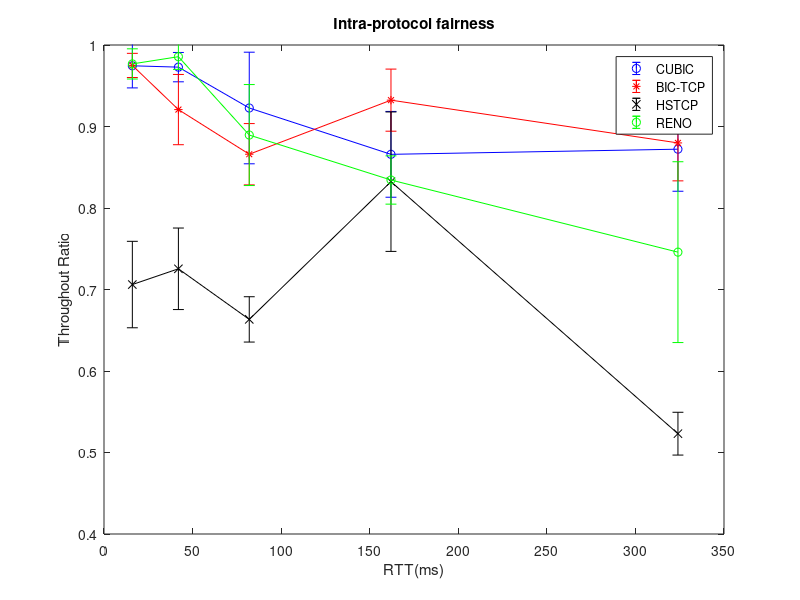
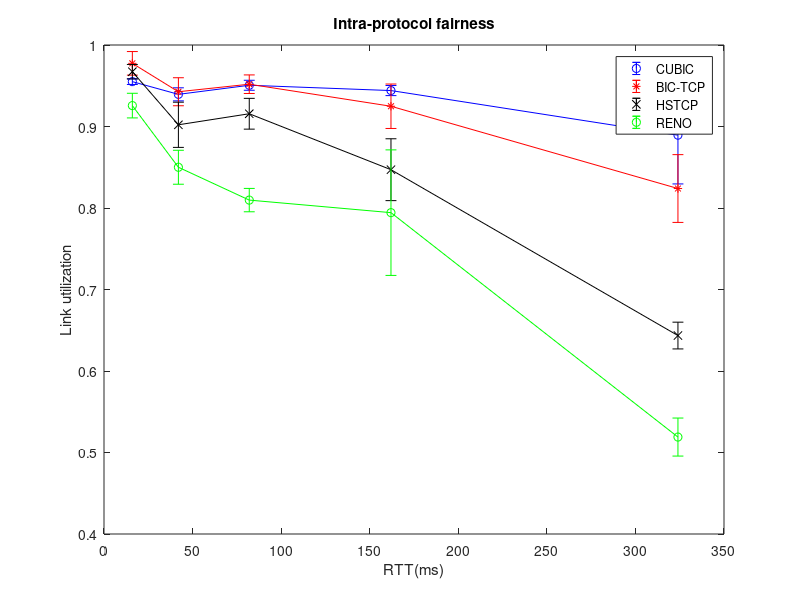

Here is the MATLAB script that generated these plots, in order:
clc;
close all;
num =5 % reprat 5 times for every experiment
bw = 400; % bottleneck bandwidth is 400Mbps
rtt = [16 42 82 162 324]; % RTT value

% FOr CUBIC protocol, the bandwidth for two high-speed flows and background
% traffic, the unit of bandwidth is Mbps
cubic_hs1_16 = [161 161 156 156 162];% RTT is 16ms, the bandwidth of high-speed flow 1
cubic_hs2_16 = [163 162 166 164 162];% RTT is 16ms, the bandwidth of high-speed flow 2
cubic_bg1_16 = [40.1 40.4 40.6 41.7 41.1];% RTT is 16ms, the bandwidth of background flows
cubic_bg2_16 = [19.1 18.2 18.9 18.5 18.5]; % RTT is 16ms, the bandwidth of background flows

cubic_hs1_42 = [156 156 155 159 156]; %RTT is 42ms
cubic_hs2_42 = [160 157 164 162 161];
cubic_bg1_42 = [39.7 40.6 40.5 39.6 40.8];
cubic_bg2_42 = [18.9 17.4 18.2 18.8 18.4];

cubic_hs1_82 = [143 159 151 157 161];%RTT is 82ms
cubic_hs2_82 = [175 165 168 167 162];
cubic_bg1_82 = [41 40 40.4 39.8 39.3];
cubic_bg2_82 = [18.6 19 18.5 18.4 18.2];

cubic_hs1_162 = [142 151 142 148 151];% RTT is 162ms
cubic_hs2_162 = [174 167 177 166 165];
cubic_bg1_162 = [41.8 43.2 42.5 41.6 41.9];
cubic_bg2_162 = [18.8 18.6 19 18.9 18.9];

cubic_hs1_324 = [155 123 127 130.5 134]; % RTT is 324ms
cubic_hs2_324 = [174 149 148 137 160.7];
cubic_bg1_324 = [41.6 52.9 51.4 42.6 54.1];
cubic_bg2_324 = [19.8 19.3 19.8 19.2 19.8];

cubic_ratio_16 = cubic_hs1_16 ./cubic_hs2_16; % Throughput ratio is the bandwidth ratio between two high-speed flows
cubic_used_16 = cubic_hs1_16 + cubic_hs2_16 + cubic_bg1_16 + cubic_bg2_16  %used bandwidth is the sum of all flows
cubic_util_16 = cubic_used_16 ./ bw; % link utilization is the ratio between used bandwidth and bottleneck bandwidth

cubic_ratio_42 = cubic_hs1_42 ./cubic_hs2_42;
cubic_used_42 = cubic_hs1_42 + cubic_hs2_42 + cubic_bg1_42 + cubic_bg2_42;
cubic_util_42 = cubic_used_42 ./ bw;

cubic_ratio_82 = cubic_hs1_82 ./cubic_hs2_82;
cubic_used_82 = cubic_hs1_82 + cubic_hs2_82 + cubic_bg1_82 + cubic_bg2_82;
cubic_util_82 = cubic_used_82 ./ bw;

cubic_ratio_162 = cubic_hs1_162 ./cubic_hs2_162;
cubic_used_162 = cubic_hs1_162 + cubic_hs2_162 + cubic_bg1_162 + cubic_bg2_162;
cubic_util_162 = cubic_used_162 ./ bw;

cubic_ratio_324 = cubic_hs1_324 ./cubic_hs2_324;
cubic_used_324 = cubic_hs1_324 + cubic_hs2_324 + cubic_bg1_324 + cubic_bg2_324;
cubic_util_324 = cubic_used_324 ./ bw;

mean_cubic_ratio = [mean(cubic_ratio_16), mean(cubic_ratio_42), mean(cubic_ratio_82), mean(cubic_ratio_162), mean(cubic_ratio_324)]; %mean of throughput ratio
std_cubic_ratio = [std(cubic_ratio_16), std(cubic_ratio_42), std(cubic_ratio_82), std(cubic_ratio_162), std(cubic_ratio_324)]
mean_cubic_util = [mean(cubic_util_16), mean(cubic_util_42), mean(cubic_util_82), mean(cubic_util_162), mean(cubic_util_324)];
std_cubic_util = [std(cubic_util_16), std(cubic_util_42), std(cubic_util_82), std(cubic_util_162), std(cubic_util_324)];

% BIC_TCP
bic_hs1_16 = [159 162 165 163 167];
bic_hs2_16 = [165 166 171 168 167];
bic_bg1_16 = [39.7 40.4 41.2 43 42];
bic_bg2_16 = [18.9 19.2 19.3 19.2 19.1];

bic_hs1_42 = [152 145 147 155 162];
bic_hs2_42 = [165 163 167.6 167 164];
bic_bg1_42 = [39.6 40.2 44.2 38.6 41];
bic_bg2_42 = [18.1 19.2 18.6 19 19.2];

bic_hs1_82 = [161 159 143 146 153];
bic_hs2_82 = [179 182 178 169 172];
bic_bg1_82 = [26.2 34.5 39.8 42.5 37.6];
bic_bg2_82 = [11.8 12.5 17.8 19.3 19.8];

bic_hs1_162 = [147 147 145 153 139];
bic_hs2_162 = [168 150 156.8 163.4 147];
bic_bg1_162 = [42.6 50.2 46.7 48.5 50];
bic_bg2_162 = [18.6 18.9 19.4 19.3 19.3];

bic_hs1_324 = [117 117 114 123 141.5];
bic_hs2_324 = [130 134 139.6 142 150];
bic_bg1_324 = [51.2 50.9 45.9 48.8 46];
bic_bg2_324 = [19.4 19.7 18.9 19.2 19.7];

bic_ratio_16 = bic_hs1_16 ./bic_hs2_16; % Throughput ratio is the bandwidth ratio between two high-speed flows
bic_used_16 = bic_hs1_16 + bic_hs2_16 + bic_bg1_16 + bic_bg2_16  %used bandwidth is the sum of all flows
bic_util_16 = bic_used_16 ./ bw; % link utilization is the ratio between used bandwidth and bottleneck bandwidth

bic_ratio_42 = bic_hs1_42 ./bic_hs2_42;
bic_used_42 = bic_hs1_42 + bic_hs2_42 + bic_bg1_42 + bic_bg2_42;
bic_util_42 = bic_used_42 ./ bw;

bic_ratio_82 = bic_hs1_82 ./bic_hs2_82;
bic_used_82 = bic_hs1_82 + bic_hs2_82 + bic_bg1_82 + bic_bg2_82;
bic_util_82 = bic_used_82 ./ bw;

bic_ratio_162 = bic_hs1_162 ./bic_hs2_162;
bic_used_162 = bic_hs1_162 + bic_hs2_162 + bic_bg1_162 + bic_bg2_162;
bic_util_162 = bic_used_162 ./ bw;

bic_ratio_324 = bic_hs1_324 ./bic_hs2_324;
bic_used_324 = bic_hs1_324 + bic_hs2_324 + bic_bg1_324 + bic_bg2_324;
bic_util_324 = bic_used_324 ./ bw;

mean_bic_ratio = [mean(bic_ratio_16), mean(bic_ratio_42), mean(bic_ratio_82), mean(bic_ratio_162), mean(bic_ratio_324)]; %mean of throughput ratio
std_bic_ratio = [std(bic_ratio_16), std(bic_ratio_42), std(bic_ratio_82), std(bic_ratio_162), std(bic_ratio_324)]
mean_bic_util = [mean(bic_util_16), mean(bic_util_42), mean(bic_util_82), mean(bic_util_162), mean(bic_util_324)];
std_bic_util = [std(bic_util_16), std(bic_util_42), std(bic_util_82), std(bic_util_162), std(bic_util_324)];

% HSTCP result
hstcp_hs1_16 = [130 136 127 138 129];
hstcp_hs2_16 = [189 176 196 184 192];
hstcp_bg1_16 = [46.4 50.2 47.5 48.3 48.5];
hstcp_bg2_16 = [19.2 19.6 19.3 19.4 19.1];

hstcp_hs1_42 = [126 119 126 132 118];
hstcp_hs2_42 = [160 165 172 179 182];
hstcp_bg1_42 = [45.2 46.3 45.9 44.8 46];
hstcp_bg2_42 = [18.8 19.2 19.5 19.7 19.8];

hstcp_hs1_82 = [119  116 118 119 123];
hstcp_hs2_82 = [183 185 168 179 183];
hstcp_bg1_82 = [48.4 48.4 48 48.9 48];
hstcp_bg2_82 = [19.1 19.5 19.4 19.6 19];

hstcp_hs1_162 = [123 115 128 119 120];
hstcp_hs2_162 = [150 154 156 149 123];
hstcp_bg1_162 = [52.5 53 52.8 51.6 52.9];
hstcp_bg2_162 = [18.8 19 19.2 18.6 18.6];

hstcp_hs1_324 = [63.9 63.9 63.8 63.9 63];
hstcp_hs2_324 = [116 121 119 123 131];
hstcp_bg1_324 = [51.2 50.8 52 53.2 54];
hstcp_bg2_324 = [19.3 19.1 19.8 19.5 19.6];

hstcp_ratio_16 = hstcp_hs1_16 ./hstcp_hs2_16; % Throughput ratio is the bandwidth ratio between two high-speed flows
hstcp_used_16 = hstcp_hs1_16 + hstcp_hs2_16 + hstcp_bg1_16 + hstcp_bg2_16  %used bandwidth is the sum of all flows
hstcp_util_16 = hstcp_used_16 ./ bw; % link utilization is the ratio between used bandwidth and bottleneck bandwidth

hstcp_ratio_42 = hstcp_hs1_42 ./hstcp_hs2_42;
hstcp_used_42 = hstcp_hs1_42 + hstcp_hs2_42 + hstcp_bg1_42 + hstcp_bg2_42;
hstcp_util_42 = hstcp_used_42 ./ bw;

hstcp_ratio_82 = hstcp_hs1_82 ./hstcp_hs2_82;
hstcp_used_82 = hstcp_hs1_82 + hstcp_hs2_82 + hstcp_bg1_82 + hstcp_bg2_82;
hstcp_util_82 = hstcp_used_82 ./ bw;

hstcp_ratio_162 = hstcp_hs1_162 ./hstcp_hs2_162;
hstcp_used_162 = hstcp_hs1_162 + hstcp_hs2_162 + hstcp_bg1_162 + hstcp_bg2_162;
hstcp_util_162 = hstcp_used_162 ./ bw;

hstcp_ratio_324 = hstcp_hs1_324 ./hstcp_hs2_324;
hstcp_used_324 = hstcp_hs1_324 + hstcp_hs2_324 + hstcp_bg1_324 + hstcp_bg2_324;
hstcp_util_324 = hstcp_used_324 ./ bw;

mean_hstcp_ratio = [mean(hstcp_ratio_16), mean(hstcp_ratio_42), mean(hstcp_ratio_82), mean(hstcp_ratio_162), mean(hstcp_ratio_324)]; %mean of throughput ratio
std_hstcp_ratio = [std(hstcp_ratio_16), std(hstcp_ratio_42), std(hstcp_ratio_82), std(hstcp_ratio_162), std(hstcp_ratio_324)]
mean_hstcp_util = [mean(hstcp_util_16), mean(hstcp_util_42), mean(hstcp_util_82), mean(hstcp_util_162), mean(hstcp_util_324)];
std_hstcp_util = [std(hstcp_util_16), std(hstcp_util_42), std(hstcp_util_82), std(hstcp_util_162), std(hstcp_util_324)];

% Standard TCP protocol Reno
reno_hs1_16 = [147 152 147 153 150];
reno_hs2_16 = [147 154 153 156 157];
reno_bg1_16 = [47.9 48.2 48.6 49.2 47.2];
reno_bg2_16 = [19.8 19.6 18.7 19.2 16.9];

reno_hs1_42 = [131 132 135 141 136];
reno_hs2_42 = [132 133 136 142 142];
reno_bg1_42 = [48.6 49.3 49.2 49.1 48.4];
reno_bg2_42 = [19.5 18.6 19.4 18.7 19.2];

reno_hs1_82 = [121 116 117 119 123];
reno_hs2_82 = [129 137 146 128 132];
reno_bg1_82 = [51.9 49.8 49.9 52 51.8];
reno_bg2_82 = [19.1 19.2 19.6 18.6 19.5];

reno_hs1_162 = [126 128 109 98 102];
reno_hs2_162 = [145 156 132 114 128];
reno_bg1_162 = [51.2 52 52.5 49.8 48.6];
reno_bg2_162 = [19.3 19.6 19.5 18.7 19.4];

reno_hs1_324 = [63.9 59 67 52 49];
reno_hs2_324 = [74.4 82 79 73 83];
reno_bg1_324 = [52.4 51.7 53.6 51.9 49.6];
reno_bg2_324 = [19.1 19.5 19.7 18.9 19.2];

reno_ratio_16 = reno_hs1_16 ./reno_hs2_16; % Throughput ratio is the bandwidth ratio between two high-speed flows
reno_used_16 = reno_hs1_16 + reno_hs2_16 + reno_bg1_16 + reno_bg2_16  %used bandwidth is the sum of all flows
reno_util_16 = reno_used_16 ./ bw; % link utilization is the ratio between used bandwidth and bottleneck bandwidth

reno_ratio_42 = reno_hs1_42 ./reno_hs2_42;
reno_used_42 = reno_hs1_42 + reno_hs2_42 + reno_bg1_42 + reno_bg2_42;
reno_util_42 = reno_used_42 ./ bw;

reno_ratio_82 = reno_hs1_82 ./reno_hs2_82;
reno_used_82 = reno_hs1_82 + reno_hs2_82 + reno_bg1_82 + reno_bg2_82;
reno_util_82 = reno_used_82 ./ bw;

reno_ratio_162 = reno_hs1_162 ./reno_hs2_162;
reno_used_162 = reno_hs1_162 + reno_hs2_162 + reno_bg1_162 + reno_bg2_162;
reno_util_162 = reno_used_162 ./ bw;

reno_ratio_324 = reno_hs1_324 ./reno_hs2_324;
reno_used_324 = reno_hs1_324 + reno_hs2_324 + reno_bg1_324 + reno_bg2_324;
reno_util_324 = reno_used_324 ./ bw;

mean_reno_ratio = [mean(reno_ratio_16), mean(reno_ratio_42), mean(reno_ratio_82), mean(reno_ratio_162), mean(reno_ratio_324)]; %mean of throughput ratio
std_reno_ratio = [std(reno_ratio_16), std(reno_ratio_42), std(reno_ratio_82), std(reno_ratio_162), std(reno_ratio_324)]
mean_reno_util = [mean(reno_util_16), mean(reno_util_42), mean(reno_util_82), mean(reno_util_162), mean(reno_util_324)];
std_reno_util = [std(reno_util_16), std(reno_util_42), std(reno_util_82), std(reno_util_162), std(reno_util_324)];

% plot 
figure(1);clf;
errorbar(rtt, mean_cubic_ratio, std_cubic_ratio, '-ob');
hold on;
errorbar(rtt, mean_bic_ratio, std_bic_ratio, '-*r');
hold on;
errorbar(rtt, mean_hstcp_ratio, std_hstcp_ratio, '-xk');
hold on;
errorbar(rtt, mean_reno_ratio, std_reno_ratio, '-og');
hold on;
ylim([0.4 1]);
xlabel('RTT(ms)');
ylabel('Throughout Ratio');
legend('CUBIC','BIC-TCP','HSTCP','RENO');
title('Intra-protocol fairness');

figure(2);clf;
errorbar(rtt, mean_cubic_util, std_cubic_util, '-ob');
hold on;
errorbar(rtt, mean_bic_util, std_bic_util, '-*r');
hold on;
errorbar(rtt, mean_hstcp_util, std_hstcp_util, '-xk');
hold on;
errorbar(rtt, mean_reno_util, std_reno_util, '-og');
hold on;
xlabel('RTT(ms)');
ylabel('Link utilization');
ylim([0.4 1]);
legend('CUBIC','BIC-TCP','HSTCP','RENO');
title('Intra-protocol fairness');